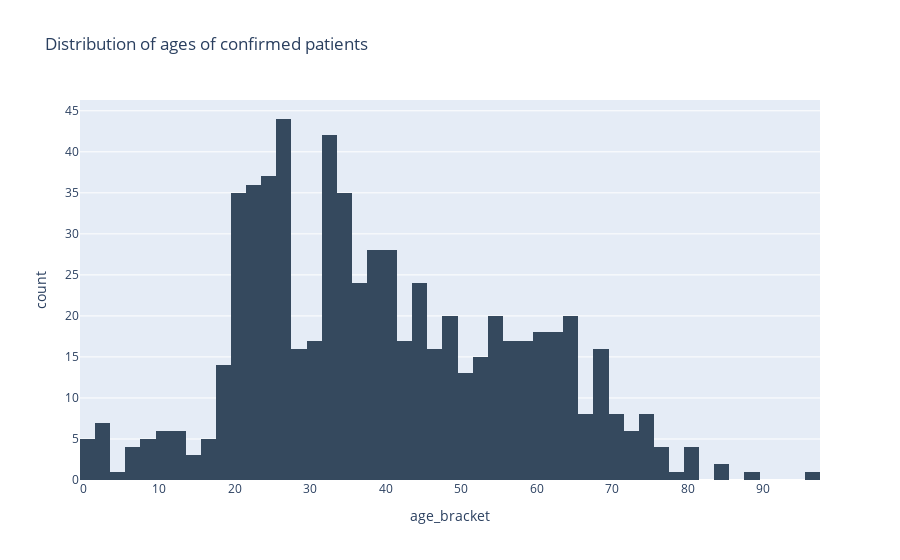

The notebook cell saved with this chart:
### Markdown cell above
## Analyzing age Bracket

### Code cell
px.histogram(patientsDf, x='age_bracket', color_discrete_sequence = ['#35495e'], nbins=50, title='Distribution of ages of confirmed patients')

### Figure 1 — Plotly figure (JSON) as saved in the notebook; plotly's stock layout.template omitted (floating-point values rounded to 4 significant figures; data arrays with more than 128 entries replaced by an {"elided": "..."} marker saying what was removed)
{"data": [{"alignmentgroup": "True", "bingroup": "x", "hovertemplate": "age_bracket=%{x}<br>count=%{y}<extra></extra>", "legendgroup": "", "marker": {"color": "#35495e"}, "name": "", "nbinsx": 50, "offsetgroup": "", "orientation": "v", "showlegend": false, "type": "histogram", "x": {"elided": "676 str values"}, "xaxis": "x", "yaxis": "y"}], "layout": {"barmode": "relative", "legend": {"tracegroupgap": 0}, "title": {"text": "Distribution of ages of confirmed patients"}, "xaxis": {"anchor": "y", "domain": [0, 1], "title": {"text": "age_bracket"}}, "yaxis": {"anchor": "x", "domain": [0, 1], "title": {"text": "count"}}}}
